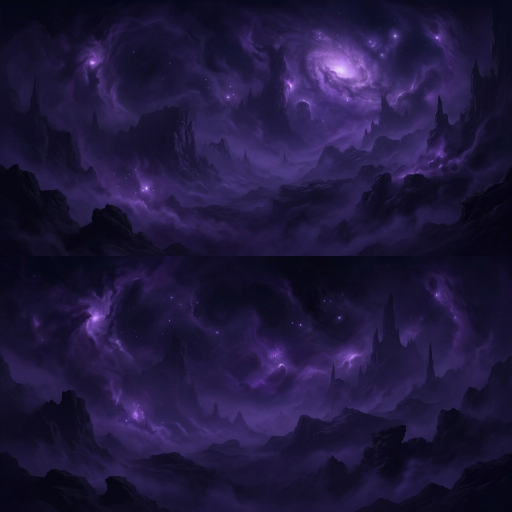
#> input picture assets_background/act2/bg_act2_far.png, 1024 x 1024 px, given in place of bg_act2_mid_new_1777386951611.png, which was not available (shown at 1/2 size)
$ python fix_transparency.py
#> lines starting #> are read from the running program, lines starting #| are printed output that depends on the picture; pictures that were not available may be replaced by others from this repository, and a replacement may not be noted
from PIL import Image
import os

def make_transparent(input_path, output_path, threshold=30):
#> called with threshold = 40
    img = Image.open(input_path).convert("RGBA")
    data = img.getdata()

    new_data = []
    for item in data:
        r, g, b, a = item
        # Calculate brightness
        brightness = (r + g + b) / 3

        # If it's very dark, make it transparent
        if brightness < threshold:
            # Gradually increase alpha for a softer transition
            alpha = int((brightness / threshold) * 255) if brightness > (threshold / 2) else 0
            new_data.append((r, g, b, alpha))
        else:
            new_data.append(item)
#> this loop made 1048576 passes
#> (item, r, g, b, brightness) on passes 1 to 12: ((7, 6, 24, 255), 7, 6, 24, 12.33), ((8, 7, 25, 255), 8, 7, 25, 13.33), ((5, 4, 20, 255), 5, 4, 20, 9.67), ((3, 2, 16, 255), 3, 2, 16, 7), ((4, 6, 19, 255), 4, 6, 19, 9.67), ((5, 7, 19, 255), 5, 7, 19, 10.33), ((4, 6, 21, 255), 4, 6, 21, 10.33), ((3, 5, 20, 255), 3, 5, 20, 9.33), ((4, 6, 19, 255), 4, 6, 19, 9.67), ((4, 6, 19, 255), 4, 6, 19, 9.67), ((4, 6, 21, 255), 4, 6, 21, 10.33), ((3, 7, 19, 255), 3, 7, 19, 9.67)
#> (r, g, b, brightness) on passes 61 to 66: (5, 4, 18, 9), (4, 3, 17, 8), (1, 3, 16, 6.67), (4, 6, 19, 9.67), (3, 6, 21, 10), (4, 7, 22, 11)
#> after the loop, new_data = 1048576 items

    img.putdata(new_data)
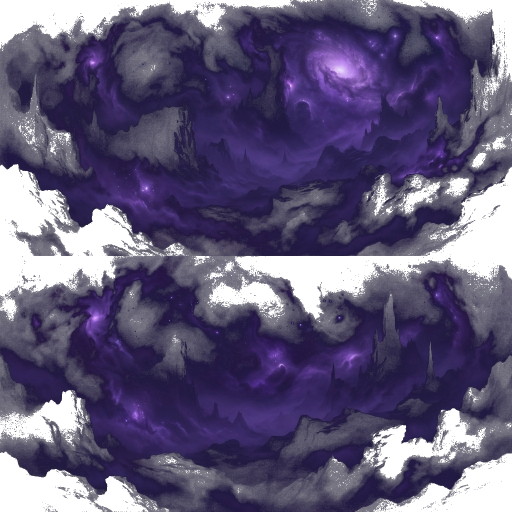
#> img: PIL image 1024x1024 RGBA (shown at 1/2 size); mean R, G, B, A 32.3, 24, 61.9, 185.2; transparent parts drawn white
    img.save(output_path, "PNG")
    print(f"Processed: {output_path}")

# Source paths from the generated assets
mid_src = r"C:\Users\Usuario1\.gemini\antigravity\brain\46e99def-8ded-4737-b165-c0541fc9de5c\bg_act2_mid_new_1777386951611.png"
near_src = r"C:\Users\Usuario1\.gemini\antigravity\brain\46e99def-8ded-4737-b165-c0541fc9de5c\bg_act2_near_new_1777387064022.png"

# Destination paths
mid_dst = r"c:\Users\Usuario1\Downloads\Two to One 3.0 (2)\Two to One 2.0\files\assets_background\act2\bg_act2_mid.png"
near_dst = r"c:\Users\Usuario1\Downloads\Two to One 3.0 (2)\Two to One 2.0\files\assets_background\act2\bg_act2_near.png"

make_transparent(mid_src, mid_dst, threshold=40)
make_transparent(near_src, near_dst, threshold=50)
#> call 2 of make_transparent, with threshold = 50
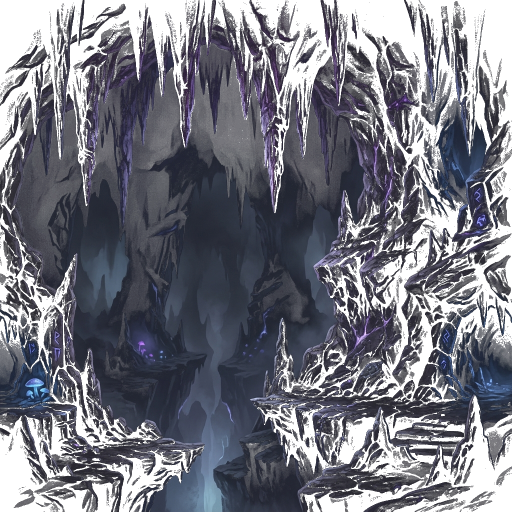
#> input picture assets_background/act2/bg_act2_mid.png, 1024 x 1024 px, given in place of bg_act2_near_new_1777387064022.png, which was not available (shown at 1/2 size)
#> in make_transparent, img is the input picture: PIL image 1024x1024 RGBA; mean R, G, B, A 34.2, 35.5, 48.1, 166.7
#> the loop in make_transparent (call 2), `for item in data:` made 1048576 passes
#> (item, r, g, b, brightness) on passes 1 to 12: ((7, 6, 12, 0), 7, 6, 12, 8.33), ((8, 7, 13, 0), 8, 7, 13, 9.33), ((9, 8, 13, 0), 9, 8, 13, 10), ((7, 6, 11, 0), 7, 6, 11, 8), ((5, 6, 11, 0), 5, 6, 11, 7.33), ((7, 8, 13, 0), 7, 8, 13, 9.33), ((7, 6, 12, 0), 7, 6, 12, 8.33), ((8, 7, 13, 0), 8, 7, 13, 9.33), ((6, 7, 11, 0), 6, 7, 11, 8), ((6, 7, 11, 0), 6, 7, 11, 8), ((8, 6, 11, 0), 8, 6, 11, 8.33), ((7, 6, 11, 0), 7, 6, 11, 8)
#> item on passes 18 to 23: (8, 9, 14, 0), (9, 8, 13, 0), (7, 6, 11, 0), (6, 7, 11, 0), (6, 7, 11, 0), (8, 9, 13, 0)
#> in make_transparent (call 2), `img.putdata(new_data)`:
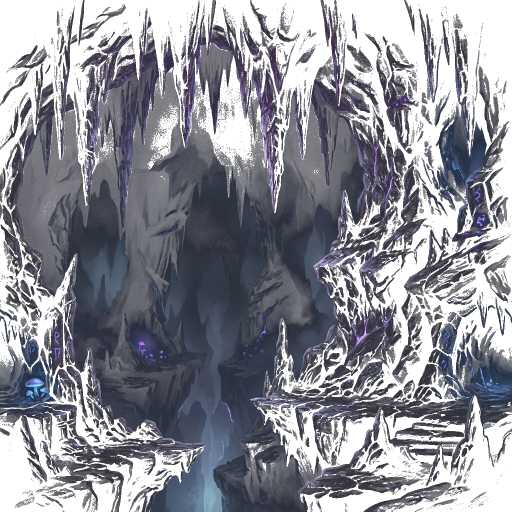
#> img: PIL image 1024x1024 RGBA (shown at 1/2 size); mean R, G, B, A 34.2, 35.5, 48.1, 140.4; transparent parts drawn white
